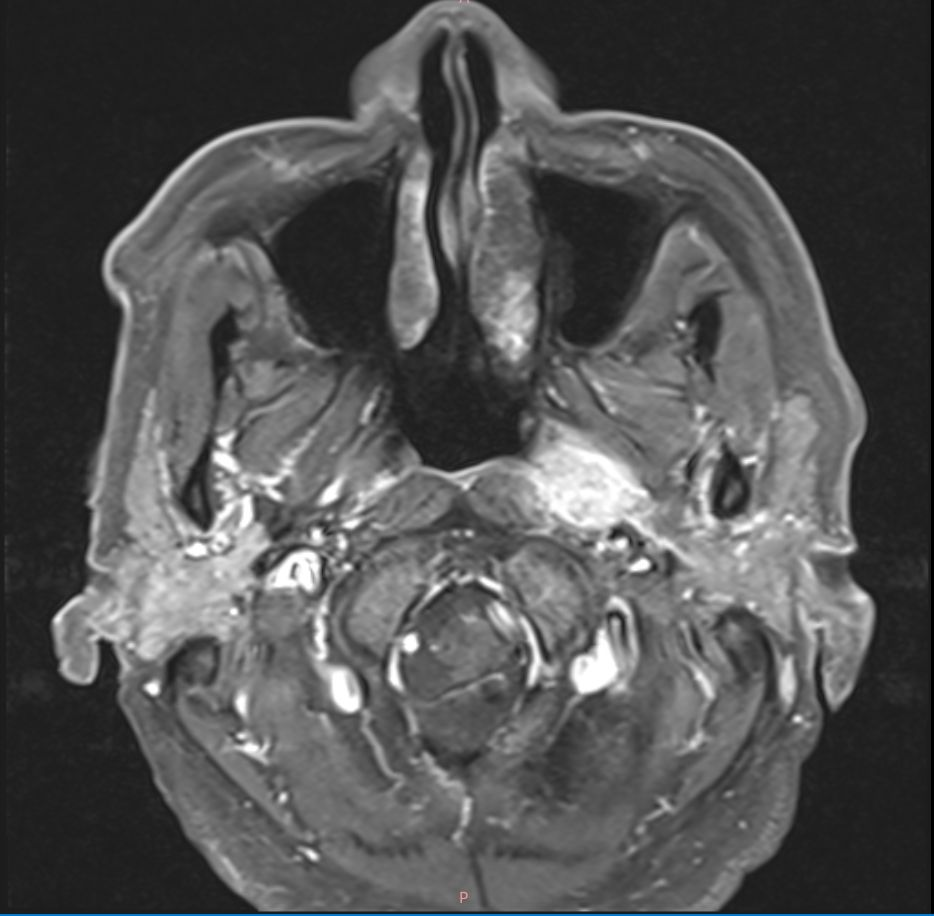
#> input picture image.jpg, 934 x 916 px
$ python test.py
#> lines starting #> are read from the running program, lines starting #| are printed output that depends on the picture
import pywt
import cv2
import matplotlib.pyplot as plt

# Load image
img = cv2.imread("image.jpg", cv2.IMREAD_GRAYSCALE)
#> img: shape (916, 934); min 0, max 255, mean 82.3

# Decompose image using DWT
coeffs = pywt.dwt2(img, 'haar')
cA, (cH, cV, cD) = coeffs
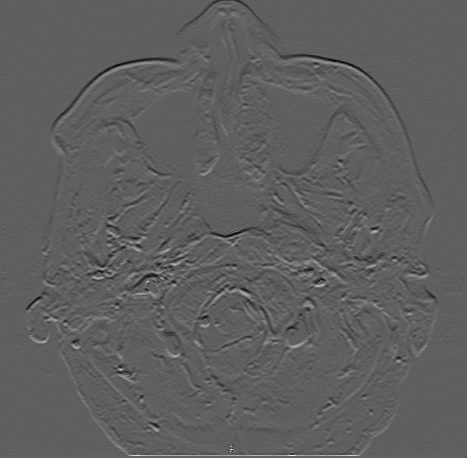
#> cH: shape (458, 467) float64; min -44.5, max 74.5, mean 0; drawn with min black and max white
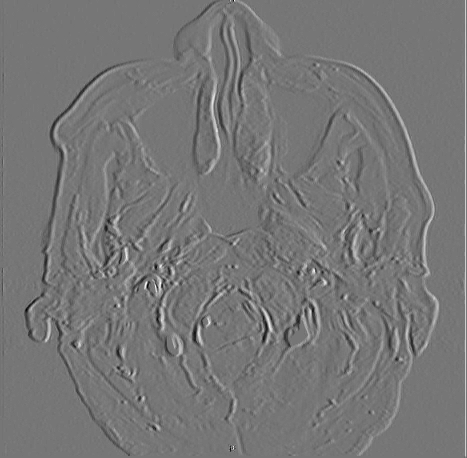
#> cV: shape (458, 467) float64; min -41, max 47, mean 0.1; drawn with min black and max white
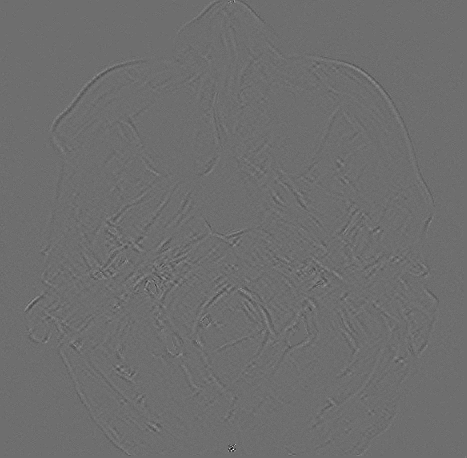
#> cD: shape (458, 467) float64; min -14.5, max 19, mean -0.000365; drawn with min black and max white

# Show original image and decomposition results
fig, ax = plt.subplots(1, 5, figsize=(12, 6))

ax[0].imshow(img, cmap=plt.cm.gray)
ax[0].set_title('Original Image')

ax[1].imshow(cA, cmap=plt.cm.gray)
ax[1].set_title('Approximation Coefficients')

ax[2].imshow(cH, cmap=plt.cm.gray)
ax[2].set_title('Horizontal Detail Coefficients')

ax[3].imshow(cV, cmap=plt.cm.gray)
ax[3].set_title('Vertical Detail Coefficients')

ax[4].imshow(cD, cmap=plt.cm.gray)
ax[4].set_title('Diagonal Detail Coefficients')

for a in ax:
    a.set_axis_off()

plt.tight_layout()
plt.show()
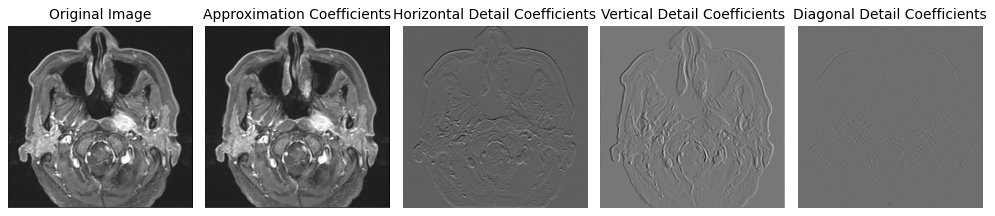
#> figure drawn by matplotlib, 5 panels
